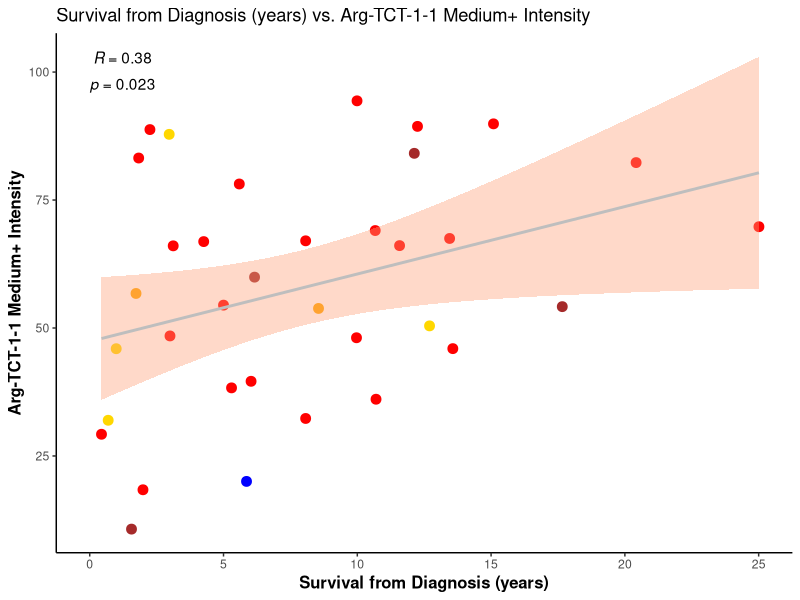
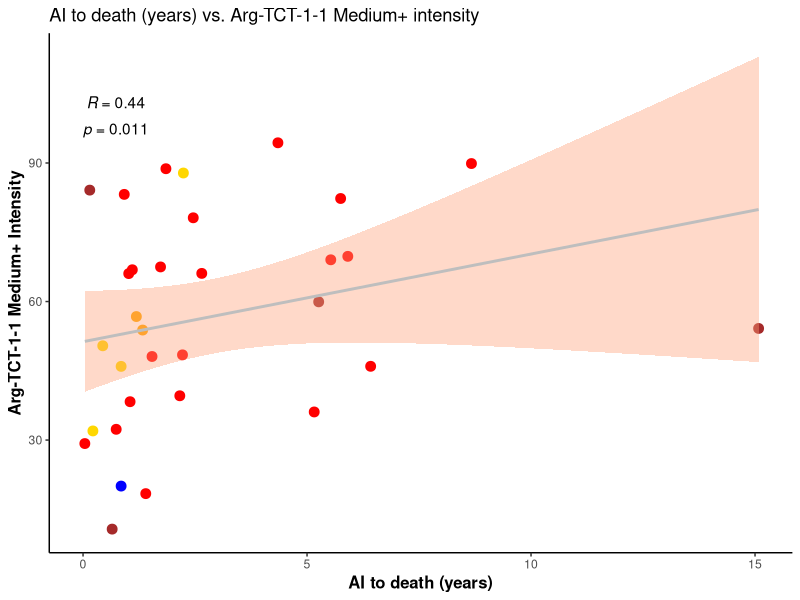
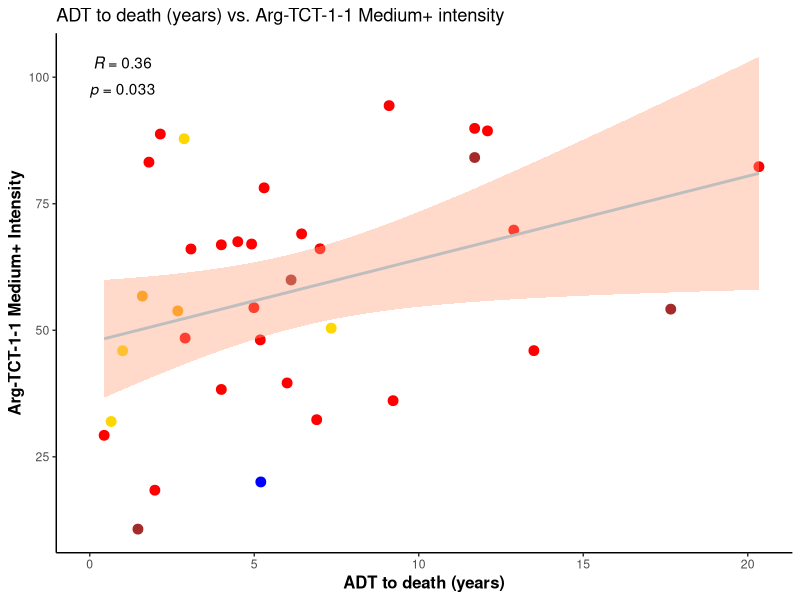
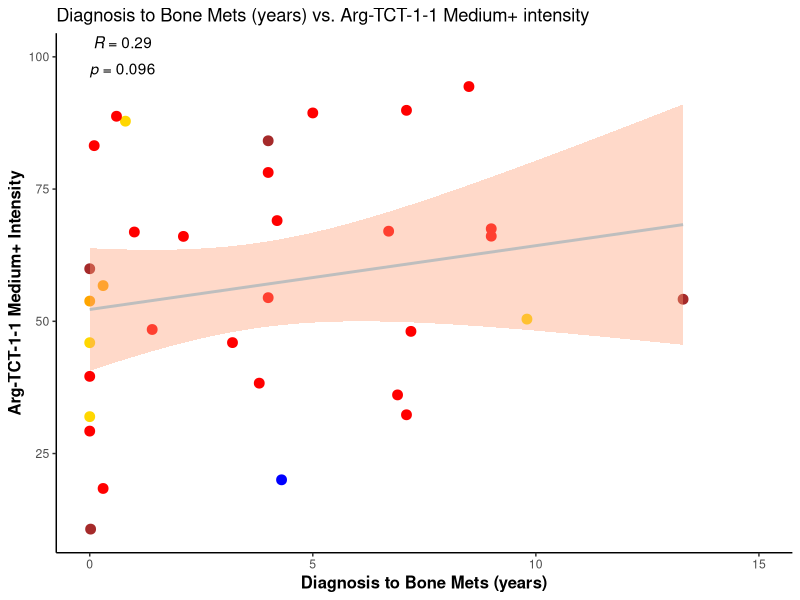

These figures' R source, in order:
## ---- chunk 1
library(tidyverse)
library(scales)
library(ggrepel)
library(ggpubr)
## ---- chunk 2

TMA_RISH <- read_csv("data/Fig_1k.csv")
TMA_clinic_data <- read_csv("data/UWTAN_tissue_clinical_info.csv")

TMA_RISH_cleaned <- TMA_RISH %>%
  rename("Sample_ID" = "Image Tag") %>%
  filter(`Included in analysis` == "Y") %>%
  mutate(Sample_ID = str_remove(Sample_ID, "\\d+\\) ")) %>%
  mutate(Patient_ID = str_extract(Sample_ID, "\\d{2}-\\d{3}")) %>%
  mutate(across(matches("area_perc|cell_count"), as.numeric))

TMA_RISH_patient_analysis <- TMA_RISH_cleaned %>%
  group_by(Patient_ID) %>%
  summarise(
    across(c(6:49), mean, na.rm = TRUE),
    .groups = "drop"
  )
TMA_RISH_patient_tissue <- TMA_RISH_cleaned %>%
  group_by(Patient_ID) %>%
  summarise(
    Patient_Cell_Types = paste(unique(`Cell Type`), collapse = ", "),
    # Create logical flags for AR and NE status
    is_AR_patient = any(`Cell Type` %in% c("AR+", "AMPHICRINE", "AR+ + AR/NE MIX + Focal Amphicrine", "AR+ and NE+", "AR+/NE+")),
    is_NE_patient = any(`Cell Type` == "NE+"),
    .groups = "drop"
  ) %>%
  mutate(
    Tissue_of_interest_AR_only = case_when(
      is_AR_patient & !is_NE_patient ~ "AR",
      is_NE_patient & !is_AR_patient ~ "NE",
      TRUE ~ "N"
    ),
    Tissue_of_interest_AR_Amphicrine = case_when(
      is_AR_patient ~ "AR",
      is_NE_patient ~ "NE",
      TRUE ~ "N"
    )
  )
TMA_compiled_survival <- left_join(TMA_RISH_patient_analysis, TMA_RISH_patient_tissue, by = "Patient_ID") %>%
  left_join(TMA_clinic_data, by = c("Patient_ID" = "Tissue #")) %>%
  mutate(tumor_high_3_4 = `tumor: % ARG-TCT 3+` + `tumor: % ARG-TCT 4+`) %>%
    mutate(tumor_medium_high_2_3_4 = `tumor: % ARG-TCT 2+` + `tumor: % ARG-TCT 3+` + `tumor: % ARG-TCT 4+`) %>%
  mutate_at(vars(54,55,56,57,59,61,64,65,66,67,68,69,70,78,79), as.numeric)

TMA_compiled_survival$Patient_Cell_Types = as.character(TMA_compiled_survival$Patient_Cell_Types)

TMA_compiled_survival <- TMA_compiled_survival %>%
    mutate(histo_type = case_when(
    grepl("AR\\+/NE\\+|NE\\+, AR\\+", Patient_Cell_Types) ~ "Mixed",
    grepl("AMPHICRINE|AR\\+/NEPC MIX|AR\\+ \\+ AR/NE MIX \\+ Focal Amphicrine", Patient_Cell_Types) ~ "Amphicrine",
    grepl("^AR\\+$|^AR\\+, NC$", Patient_Cell_Types) ~ "AR",
    grepl("^NE\\+$|^NC, NE\\+$", Patient_Cell_Types) ~ "NE",
    grepl("DNPC", Patient_Cell_Types) ~ "Double Negative",
    TRUE ~ "Other"
  )) %>%
  select(c(1,46,129,47:50,128,57,64:70,2:45,51:56,58:63,71:127))

tumor_type_color <- c("AR" = "red", "Amphicrine" = "orange", 
  "Mixed" = "brown", "Double Negative" = "blue", "NE" = "gold", "Other" = "black")

TMA_compiled_survival %>%
  filter(!is.na(`survival from dx (years)`)) %>%
  ggplot(aes(x = `survival from dx (years)`, y = tumor_medium_high_2_3_4, color = histo_type)) +
  geom_point(size = 3) +
  geom_smooth(method = "lm", color = "grey", fill = "lightsalmon", se = TRUE) +
  scale_color_manual(values = tumor_type_color) +
  theme_classic() +
  theme(legend.position = "none") +
  theme(axis.title = element_text(size = 12, face = "bold")) +
  labs(x = "Survival from Diagnosis (years)" , y = "Arg-TCT-1-1 Medium+ Intensity", title = "Survival from Diagnosis (years) vs. Arg-TCT-1-1 Medium+ Intensity") +
  stat_cor(aes(color = NULL), method = "spearman", label.sep = "\n", label.x = 0, label.y = 100)

TMA_compiled_survival %>%
  filter(`Androgen Independence to Death (yrs)` != "NA") %>%
  ggplot(aes(x = `Androgen Independence to Death (yrs)`, y = tumor_medium_high_2_3_4, color = histo_type)) +
  geom_point(size = 3) +
  geom_smooth(method = "lm", color = "grey", fill = "lightsalmon", se = TRUE) +
  scale_color_manual(values = tumor_type_color) +
  theme_classic() +
  theme(legend.position = "none") +
  theme(axis.title = element_text(size = 12, face = "bold")) +
  labs(x = "AI to death (years)" , y = "Arg-TCT-1-1 Medium+ Intensity", title = "AI to death (years) vs. Arg-TCT-1-1 Medium+ intensity") +
  stat_cor(aes(color = NULL), method = "spearman", label.sep = "\n", label.x = 0, label.y = 100)

TMA_compiled_survival %>%
  filter(`ADT - Death (years)` != "NA") %>%
  ggplot(aes(x = `ADT - Death (years)`, y = tumor_medium_high_2_3_4, color = histo_type)) +
  geom_point(size = 3) +
  geom_smooth(method = "lm", color = "grey", fill = "lightsalmon", se = TRUE) +
  scale_color_manual(values = tumor_type_color) +
  theme_classic() +
  theme(legend.position = "none") +
  theme(axis.title = element_text(size = 12, face = "bold")) +
  labs(x = "ADT to death (years)" , y = "Arg-TCT-1-1 Medium+ Intensity", title = "ADT to death (years) vs. Arg-TCT-1-1 Medium+ intensity") +
  stat_cor(aes(color = NULL), method = "spearman", label.sep = "\n", label.x = 0, label.y = 100)

TMA_compiled_survival %>%
  filter(`Bone Met delay from diagnosis (yrs)` != "NA") %>%
  ggplot(aes(x = `Bone Met delay from diagnosis (yrs)`, y = tumor_medium_high_2_3_4, color = histo_type)) +
  geom_point(size=3) +
  geom_smooth(method=lm , color="grey", fill="lightsalmon", se=TRUE) +
  scale_color_manual(values = tumor_type_color) +
  xlim(c(0,15)) +
  theme_classic() +
  theme(legend.position = "none") +
  theme(axis.title = element_text(size = 12, face = "bold")) +
  labs(x = "Diagnosis to Bone Mets (years)" , y = "Arg-TCT-1-1 Medium+ Intensity", title = "Diagnosis to Bone Mets (years) vs. Arg-TCT-1-1 Medium+ intensity") +
  stat_cor(aes(color = NULL), method = "spearman", label.sep = "\n", label.x = 0, label.y = 100)
